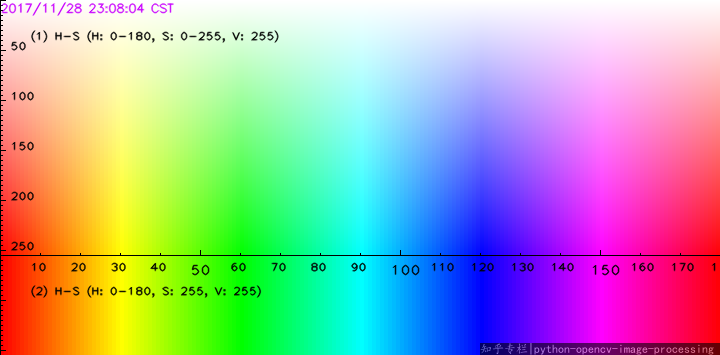
//> input picture ColourSpectrum.png, 720 x 355 px
$ ./dft ColourSpectrum.png   (built with g++ and OpenCV 4)
//> lines starting //> are read from the running program, lines starting //| are printed output that depends on the picture
#include "opencv2/core.hpp"
#include "opencv2/core/utility.hpp"
#include "opencv2/imgproc.hpp"
#include "opencv2/imgcodecs.hpp"
#include "opencv2/highgui.hpp"

#include <stdio.h>

using namespace cv;
using namespace std;

static void help()
{
    printf("\nThis program demonstrated the use of the discrete Fourier transform (dft)\n"
           "The dft of an image is taken and it's power spectrum is displayed.\n"
           "Usage:\n"
            "./dft [image_name -- default lena.jpg]\n");
}

const char* keys =
{
    "{help h||}{@image|lena.jpg|input image file}"
};

int main(int argc, const char ** argv)
{
    help();
    CommandLineParser parser(argc, argv, keys);
    if (parser.has("help"))
    {
        help();
        return 0;
    }
    string filename = parser.get<string>(0);
    Mat img = imread(samples::findFile(filename), IMREAD_GRAYSCALE);
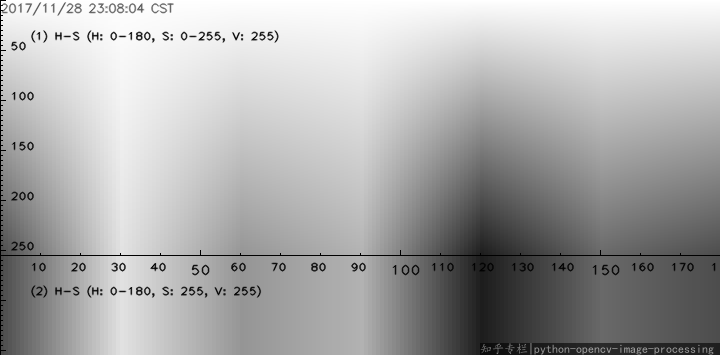
//> img: 355 rows x 720 cols, CV_8UC1; min 0, max 255, mean 170.2
    if( img.empty() )
    {
        help();
        printf("Cannot read image file: %s\n", filename.c_str());
        return -1;
    }
    int M = getOptimalDFTSize( img.rows );
//> M = 360
    int N = getOptimalDFTSize( img.cols );
//> N = 720
    Mat padded;
    copyMakeBorder(img, padded, 0, M - img.rows, 0, N - img.cols, BORDER_CONSTANT, Scalar::all(0));
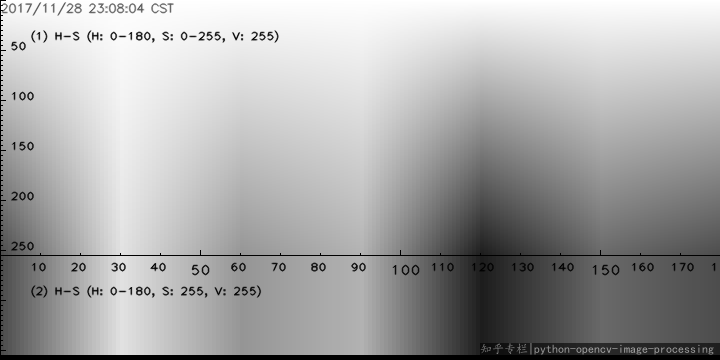
//> padded: 360 rows x 720 cols, CV_8UC1; min 0, max 255, mean 167.8

    Mat planes[] = {Mat_<float>(padded), Mat::zeros(padded.size(), CV_32F)};
//> planes[1]: 360 rows x 720 cols, CV_32FC1; every value is 0
    Mat complexImg;
    merge(planes, 2, complexImg);

    dft(complexImg, complexImg);

    // compute log(1 + sqrt(Re(DFT(img))**2 + Im(DFT(img))**2))
    split(complexImg, planes);
    magnitude(planes[0], planes[1], planes[0]);
    Mat mag = planes[0];
    mag += Scalar::all(1);
    log(mag, mag);

    // crop the spectrum, if it has an odd number of rows or columns
    mag = mag(Rect(0, 0, mag.cols & -2, mag.rows & -2));

    int cx = mag.cols/2;
//> cx = 360
    int cy = mag.rows/2;
//> cy = 180

    // rearrange the quadrants of Fourier image
    // so that the origin is at the image center
    Mat tmp;
    Mat q0(mag, Rect(0, 0, cx, cy));
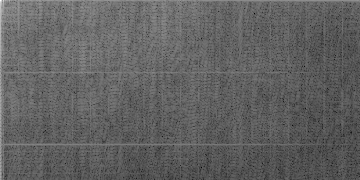
//> q0: 180 rows x 360 cols, CV_32FC1; min 2.26, max 17.59, mean 8.13; drawn with min black and max white
    Mat q1(mag, Rect(cx, 0, cx, cy));
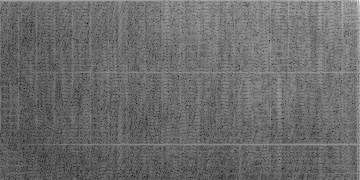
//> q1: 180 rows x 360 cols, CV_32FC1; min 2.63, max 15.44, mean 8.05; drawn with min black and max white
    Mat q2(mag, Rect(0, cy, cx, cy));
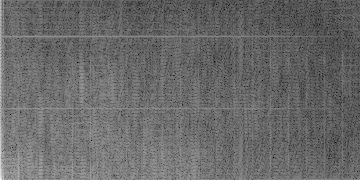
//> q2: 180 rows x 360 cols, CV_32FC1; min 2.63, max 15.71, mean 8.04; drawn with min black and max white
    Mat q3(mag, Rect(cx, cy, cx, cy));
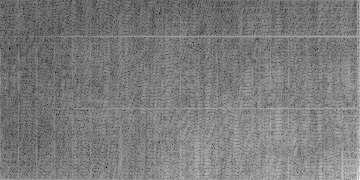
//> q3: 180 rows x 360 cols, CV_32FC1; min 2.26, max 14.27, mean 8.1; drawn with min black and max white

    q0.copyTo(tmp);
    q3.copyTo(q0);
    tmp.copyTo(q3);

    q1.copyTo(tmp);
    q2.copyTo(q1);
    tmp.copyTo(q2);
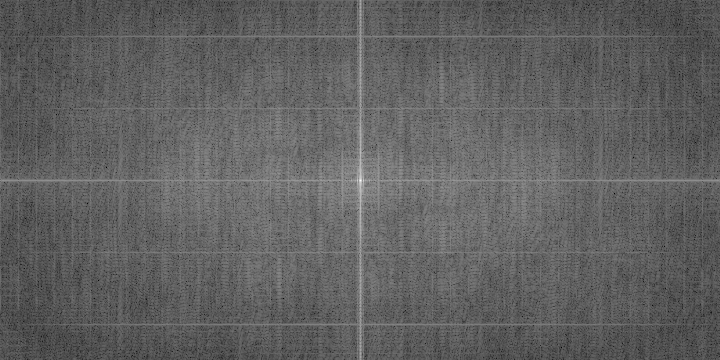
//> mag: 360 rows x 720 cols, CV_32FC1; min 2.26, max 17.59, mean 8.08; drawn with min black and max white

    normalize(mag, mag, 0, 1, NORM_MINMAX);

    imshow("spectrum magnitude", mag);
    waitKey();
    return 0;
}
